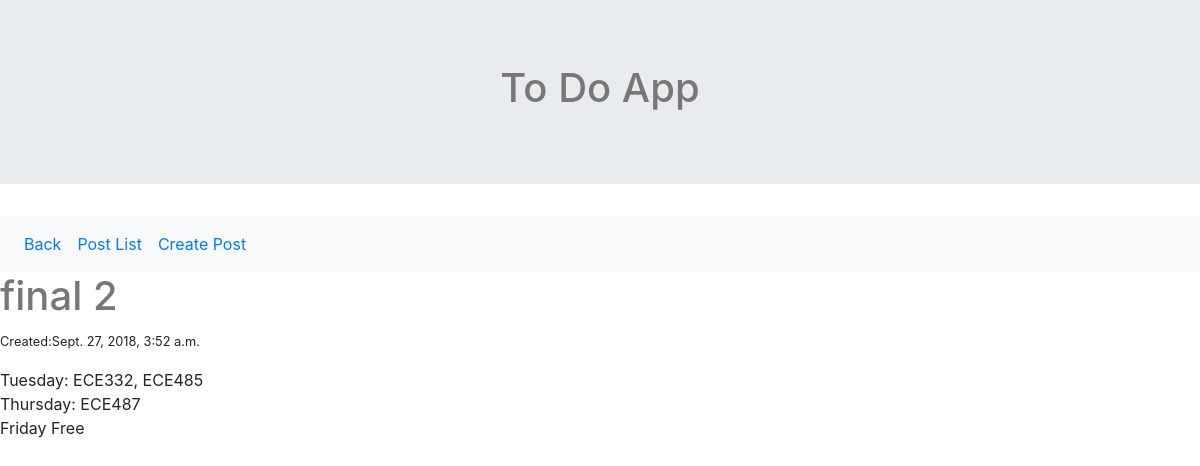
The page /post/midterm/ on the database as committed earlier.
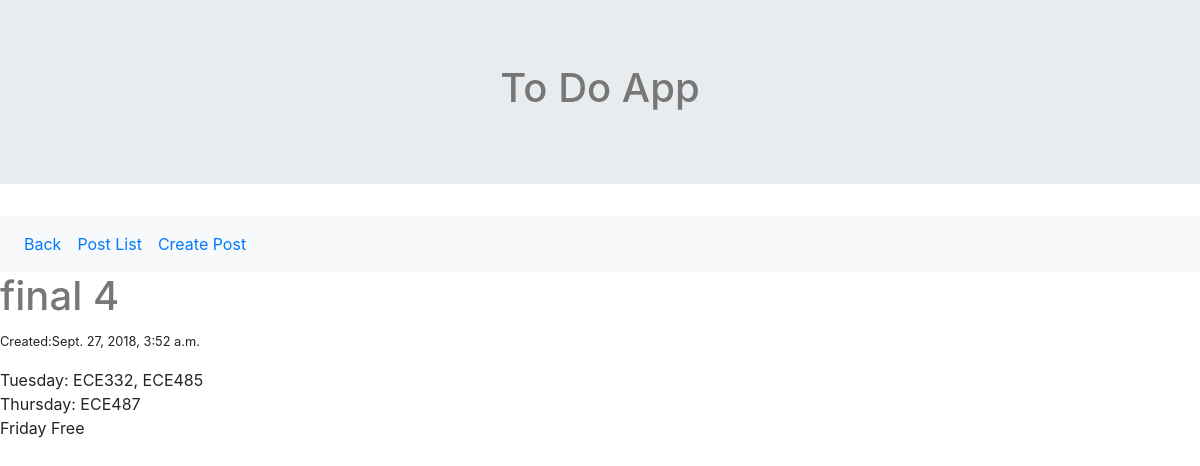
The same page on the database as committed later.
### post/models.py (models this page shows, shortened)
class Post(models.Model):
    title       = models.CharField(max_length=120)
    created     = models.DateTimeField(auto_now_add=True)
    description = models.TextField(null=False)
    slug = models.SlugField(max_length=50, unique=True)

### post/views.py (the view)
# urls.py: path('<slug>/', PostDetailView.as_view(), name='post-detail'),
class PostDetailView(DetailView):
    template_name = 'post/post_detail.html'
    def get_object(self, queryset=None):
        slug_= self.kwargs.get("slug")
        return get_object_or_404(Post, slug=slug_)

### post/templates/post/post_detail.html
{% extends 'base.html' %}
{% block content %}
    <h1>{{ object.title }}</h1>
    <small>Created:{{ object.created }}</small>
    <p>{{ object.description|linebreaks }}</p>
{% endblock content %}

Rows that differ between the two databases and show on the page:
changed Post "Tuesday: ECE332, ECE485 Thursday: ECE487 Friday Free": title "final 2" → "final 4"
